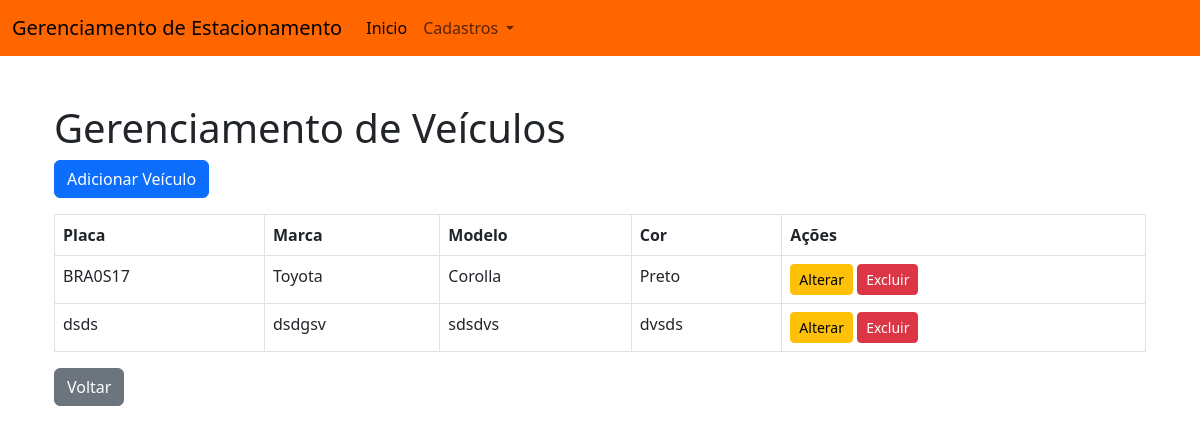
Page /veiculos/ on the earlier database version.
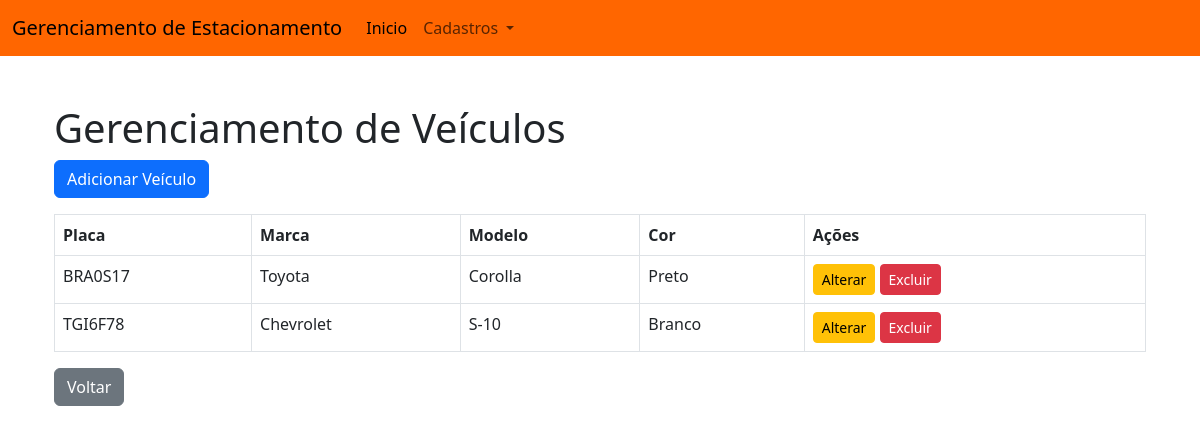
Same page on the later database version.
### monitoramento/models.py (models this page shows, shortened)
class Veiculo(models.Model):
    placa = models.CharField(max_length=7, unique=True)
    marca = models.CharField(max_length=50)
    modelo = models.CharField(max_length=50)
    cor = models.CharField(max_length=20)

### monitoramento/views.py (the view)
# urls.py: path('veiculos/', views.crud_veiculos, name='crud_veiculos'),
def crud_veiculos(request):
    veiculos = Veiculo.objects.all()
    return render(request, 'monitoramento/veiculos.html', {'veiculos': veiculos})

### monitoramento/templates/monitoramento/veiculos.html (shortened to what this page needs)
{% extends 'base.html' %}
{% block content %}
    <div class="container mt-5">
        <h1>Gerenciamento de Veículos</h1>
        <a href="{% url 'veiculos_add' %}" class="btn btn-primary mb-3">Adicionar Veículo</a>
        <table class="table table-bordered">
            <thead class="thead-light">
                <tr>
                    <th>Placa</th>
                    <th>Marca</th>
                    <th>Modelo</th>
                    <th>Cor</th>
                    <th>Ações</th>
                </tr>
            </thead>
            <tbody>
                {% for veiculo in veiculos %}
                    <tr>
                        <td>{{ veiculo.placa }}</td>
                        <td>{{ veiculo.marca }}</td>
                        <td>{{ veiculo.modelo }}</td>
                        <td>{{ veiculo.cor }}</td>
                        <td>
                            <a href="{% url 'veiculos_edit' veiculo.id %}" class="btn btn-warning btn-sm">Alterar</a>
                            <a href="{% url 'veiculos_delete' veiculo.id %}" class="btn btn-danger btn-sm">Excluir</a>
                        </td>
                    </tr>
                {% endfor %}
            </tbody>
        </table>
        <a href="{% url 'index' %}" class="btn btn-secondary">Voltar</a>
    </div>
{% endblock %}

Differences in the rows shown:
removed Veiculo: placa "dsds", marca "dsdgsv", modelo "sdsdvs", cor "dvsds"
added Veiculo: placa "TGI6F78", marca "Chevrolet", modelo "S-10", cor "Branco"
